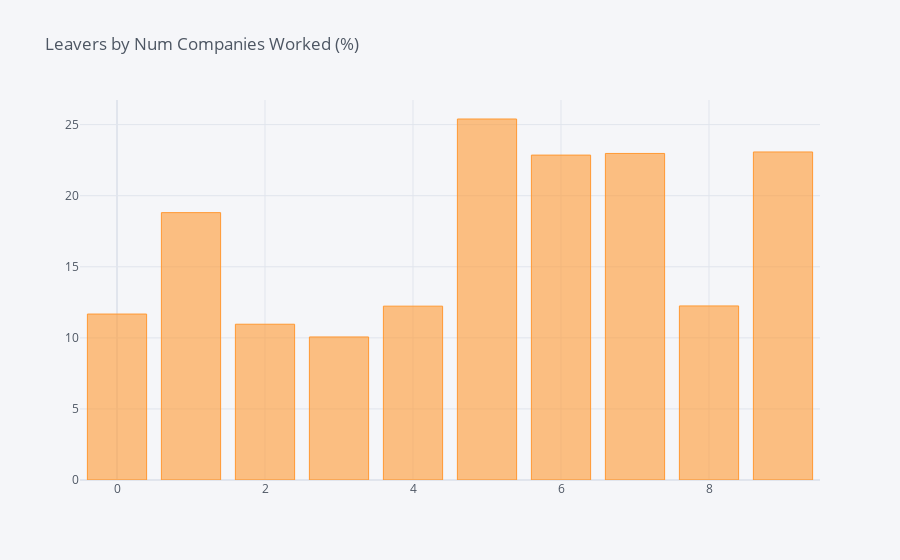

Source (notebook cell):
### Code cell
df_NumCompaniesWorked = pd.DataFrame(columns=["Num Companies Worked", "% of Leavers"])
i=0
for field in list(df_HR['NumCompaniesWorked'].unique()):
    ratio = df_HR[(df_HR['NumCompaniesWorked']==field)&(df_HR['Attrition']=="Yes")].shape[0] / df_HR[df_HR['NumCompaniesWorked']==field].shape[0]
    df_NumCompaniesWorked.loc[i] = (field, ratio*100)
    i += 1
    #print("In {}, the ratio of leavers is {:.2f}%".format(field, ratio*100))
df_NC = df_NumCompaniesWorked.groupby(by="Num Companies Worked").sum()
df_NC.iplot(kind='bar',title='Leavers by Num Companies Worked (%)')

### Figure 1 — Plotly figure (JSON) as saved in the notebook; plotly's stock layout.template omitted (floating-point values rounded to 4 significant figures)
{"data": [{"marker": {"color": "rgba(255, 153, 51, 0.6)", "line": {"color": "rgba(255, 153, 51, 1.0)", "width": 1}}, "name": "% of Leavers", "orientation": "v", "text": "", "x": [0, 1, 2, 3, 4, 5, 6, 7, 8, 9], "y": [11.68, 18.81, 10.96, 10.06, 12.23, 25.4, 22.86, 22.97, 12.24, 23.08], "type": "bar"}], "layout": {"legend": {"bgcolor": "#F5F6F9", "font": {"color": "#4D5663"}}, "paper_bgcolor": "#F5F6F9", "plot_bgcolor": "#F5F6F9", "title": {"font": {"color": "#4D5663"}, "text": "Leavers by Num Companies Worked (%)"}, "xaxis": {"gridcolor": "#E1E5ED", "showgrid": true, "tickfont": {"color": "#4D5663"}, "title": {"font": {"color": "#4D5663"}, "text": ""}, "zerolinecolor": "#E1E5ED"}, "yaxis": {"gridcolor": "#E1E5ED", "showgrid": true, "tickfont": {"color": "#4D5663"}, "title": {"font": {"color": "#4D5663"}, "text": ""}, "zerolinecolor": "#E1E5ED"}}}
